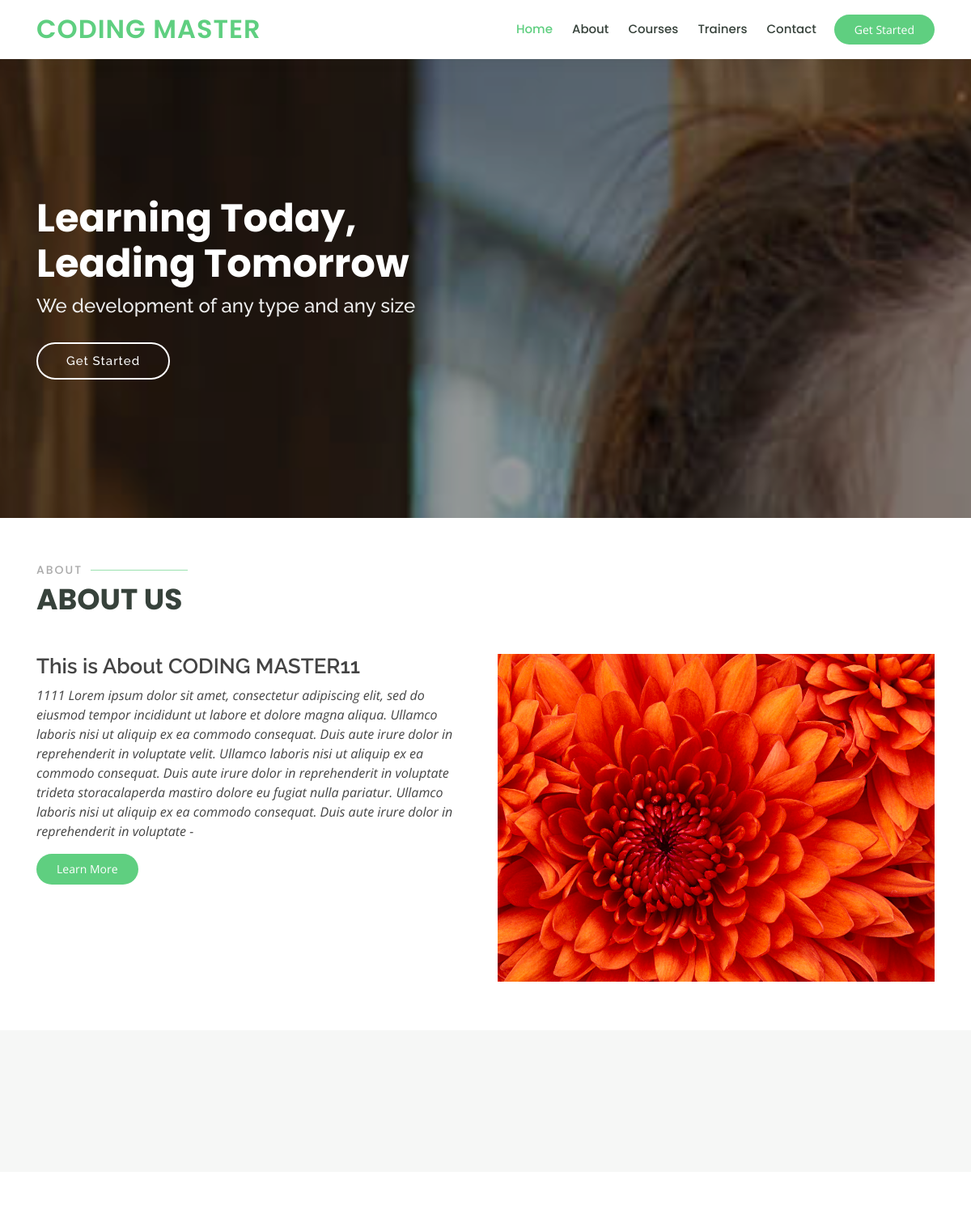
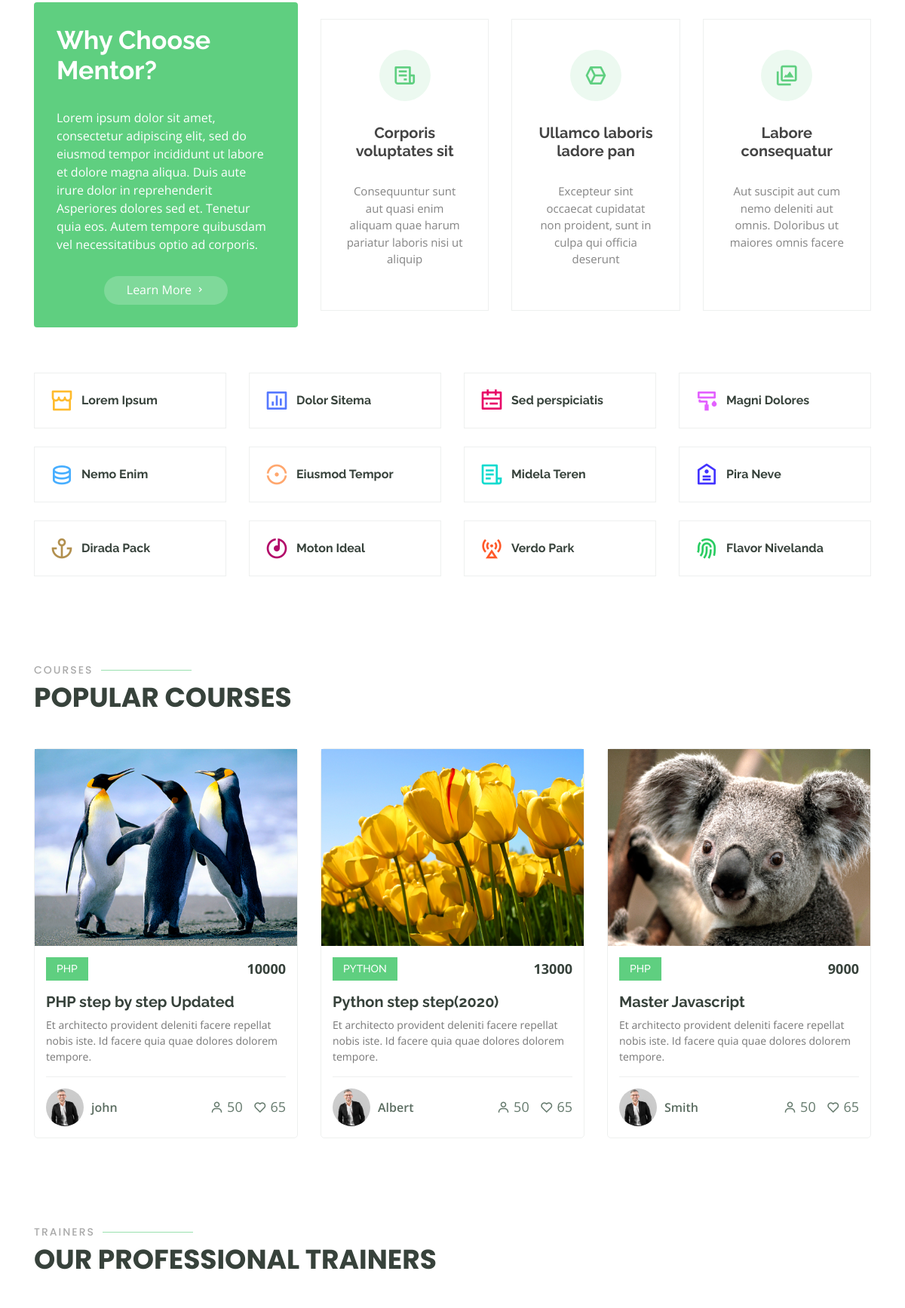
The page / (upper part) on the database its author committed (2 pictures, top to bottom).
### tables this page shows
CREATE TABLE `about` (
  `id` int(11) NOT NULL,
  `title` varchar(250) NOT NULL,
  `description` text NOT NULL,
  `about_image` varchar(200) NOT NULL,
  `no_students` int(11) NOT NULL,
  `no_courses` int(11) NOT NULL,
  `no_trainers` int(11) NOT NULL,
  `no_events` int(11) NOT NULL
);

CREATE TABLE `courses` (
  `id` int(11) NOT NULL,
  `course_name` varchar(250) NOT NULL,
  `description` text NOT NULL,
  `course_fee` int(11) NOT NULL,
  `course_image` varchar(250) NOT NULL,
  `trainer_id` int(11) NOT NULL
);

CREATE TABLE `trainers` (
  `id` int(11) NOT NULL,
  `name` varchar(200) NOT NULL,
  `about_trainer` text NOT NULL,
  `course_id` int(11) NOT NULL,
  `tainer_image` varchar(200) NOT NULL,
  `domain` varchar(100) NOT NULL
);

### index.php (called while the page is built)
<?php
require("header.php");
require("banner.php");
require("about.php");
require("middle_section.php");
require("courses.php");
require("trainer.php");
require("footer.php");
?>

### admin/DB.php (called while the page is built, shortened)
<?php
class DB {
    private $password;
    private $databasename;
    private $server;
    private $connection;
    function __construct(){
        $this->username = 'root';
        $this->password = '';
        $this->databasename = 'coding_master';
        $this->server = 'localhost';
    }
    function connect(){
        $this->connection = mysqli_connect($this->server, $this->username, $this->password, $this->databasename);
    }
    function get_courses(){
        $sql = "SELECT a.id, a.course_name, a.course_fee, a.description, a.course_image, b.name, b.domain FROM courses a
         LEFT JOIN trainers b ON a.trainer_id = b.id";
        $result = mysqli_query($this->connection, $sql);
        if($result == true){
            $data=[];
            while($row = mysqli_fetch_assoc($result)){
                $data[] = $row;
            }
        }
        return $data;
    }
    function get_about(){
        $sql = "SELECT * FROM about";
        $result = mysqli_query($this->connection,$sql);
        $row = mysqli_fetch_assoc($result);
        return $row;
    }
}
$db_object = new DB();
?>

### courses.php (the view)
<?php
  $course_detail = $db_object->get_courses();
?>
    <section id="popular-courses" class="courses">
      <div class="container" data-aos="fade-up">
        <div class="section-title">
          <h2>Courses</h2>
          <p>Popular Courses</p>
        </div>
        <div class="row" data-aos="zoom-in" data-aos-delay="100">
        <?php foreach($course_detail as $oneCourse): ?>
          <div class="col-lg-4 col-md-6 d-flex align-items-stretch">
            <div class="course-item">
              <img src="admin/images/<?=$oneCourse['course_image']?>" class="img-fluid" alt="...">
              <div class="course-content">
                <div class="d-flex justify-content-between align-items-center mb-3">
                  <h4><?=strtoupper($oneCourse['domain'])?></h4>
                  <p class="price"><?=$oneCourse['course_fee']?></p>
                </div>
                <h3><a href="course-details.html"><?=$oneCourse['course_name']?></a></h3>
                <p>Et architecto provident deleniti facere repellat nobis iste. Id facere quia quae dolores dolorem tempore.</p>
                <div class="trainer d-flex justify-content-between align-items-center">
                  <div class="trainer-profile d-flex align-items-center">
                    <img src="admin/images/trainers/trainer-1.jpg" class="img-fluid" alt="">
                    <span><?=$oneCourse['name']?></span>
                  </div>
                  <div class="trainer-rank d-flex align-items-center">
                    <i class="bx bx-user"></i>&nbsp;50
                    &nbsp;&nbsp;
                    <i class="bx bx-heart"></i>&nbsp;65
                  </div>
                </div>
              </div>
            </div>
          </div>
        <?php endforeach; ?>
        </div>
      </div>
    </section>

### about.php
<?php
  require("admin/DB.php");
  $about_detail = $db_object->get_about();
?>
    <section id="about" class="about">
      <div class="container" data-aos="fade-up">
        <div class="section-title">
          <h2>About</h2>
          <p>About Us</p>
        </div>
        <div class="row">
          <div class="col-lg-6 order-1 order-lg-2" data-aos="fade-left" data-aos-delay="100">
            <img src="admin/images/<?=$about_detail['about_image']?>" class="img-fluid" alt="">
          </div>
          <div class="col-lg-6 pt-4 pt-lg-0 order-2 order-lg-1 content">
            <h3><?=$about_detail['title']?></h3>
            <p class="font-italic">
            <?=$about_detail['description']?>-
            </p>
            <a href="about.html" class="learn-more-btn">Learn More</a>
          </div>
        </div>
      </div>
    </section>

### assets/css/style.css (style rules this page uses)
body { font-family: "Open Sans", sans-serif; color: #444444; }
a { color: #5fcf80; }
h1, h2, h3, h4, h5, h6 { font-family: "Raleway", sans-serif; }
section { padding: 60px 0; overflow: hidden; }
.section-title { padding-bottom: 40px; }
.section-title h2 { font-size: 14px; font-weight: 500; padding: 0; line-height: 1px; margin: 0 0 5px 0; letter-spacing: 2px; text-transform: uppercase; color: #aaaaaa; font-family: "Poppins", sans-serif; }
.section-title h2::after { content: ""; width: 120px; height: 1px; display: inline-block; background: #9ae1af; margin: 4px 10px; }
.section-title p { margin: 0; margin: 0; font-size: 36px; font-weight: 700; text-transform: uppercase; font-family: "Poppins", sans-serif; color: #37423b; }
.about .content h3 { font-weight: 600; font-size: 26px; }
.about .content .learn-more-btn { background: #5fcf80; color: #fff; border-radius: 50px; padding: 8px 25px 9px 25px; white-space: nowrap; transition: 0.3s; font-size: 14px; display: inline-block; }
.courses .course-item { border-radius: 5px; border: 1px solid #eef0ef; }
.courses .course-content { padding: 15px; }
.courses .course-content h3 { font-weight: 700; font-size: 20px; }
.courses .course-content h3 a { color: #37423b; transition: 0.3s; }
.courses .course-content p { font-size: 14px; color: #777777; }
.courses .course-content h4 { font-size: 14px; background: #5fcf80; padding: 7px 14px; color: #fff; margin: 0; }
.courses .course-content .price { margin: 0; font-weight: 700; font-size: 18px; color: #37423b; }
.courses .trainer { padding-top: 15px; border-top: 1px solid #eef0ef; }
.courses .trainer .trainer-profile img { max-width: 50px; border-radius: 50px; }
.courses .trainer .trainer-profile span { padding-left: 10px; font-weight: 600; font-size: 16px; color: #5a6c60; }
.courses .trainer .trainer-rank { font-size: 18px; color: #657a6d; }

### rows shown on the page
about: about_image (picture), title "This is About CODING MASTER11", description "1111 Lorem ipsum dolor sit amet, consectetur adipiscing elit, sed do eiusmod tempor incididunt ut labore et dolore magna aliqua. Ullamco laboris nisi ut aliquip ex ea commodo consequat. Duis aute irure dolor in reprehenderit in voluptate velit. Ullamco laboris nisi ut aliquip ex ea commodo consequat. Duis aute irure dolor in reprehenderit in voluptate trideta storacalaperda mastiro dolore eu fugiat nulla pariatur. Ullamco laboris nisi ut aliquip ex ea commodo consequat. Duis aute irure dolor in reprehenderit in voluptate"
courses: course_image (picture), trainer.domain "PHP", course_fee "10000", course_name "PHP step by step Updated", trainer.name "john"
courses: course_image (picture), trainer.domain "PYTHON", course_fee "13000", course_name "Python step step(2020)", trainer.name "Albert"
courses: course_image (picture), trainer.domain "PHP", course_fee "9000", course_name "Master Javascript", trainer.name "Smith"
